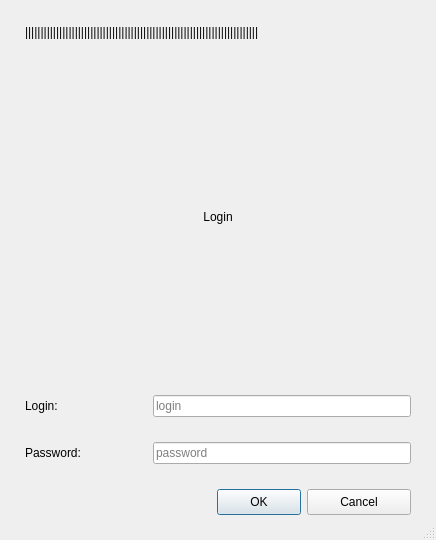
<?xml version="1.0" encoding="UTF-8"?>
<ui version="4.0">
 <class>Login</class>
 <widget class="QDialog" name="Login">
  <property name="geometry">
   <rect>
    <x>0</x>
    <y>0</y>
    <width>436</width>
    <height>540</height>
   </rect>
  </property>
  <property name="minimumSize">
   <size>
    <width>436</width>
    <height>540</height>
   </size>
  </property>
  <property name="maximumSize">
   <size>
    <width>725</width>
    <height>540</height>
   </size>
  </property>
  <property name="windowTitle">
   <string>Dialog</string>
  </property>
  <property name="sizeGripEnabled">
   <bool>true</bool>
  </property>
  <property name="modal">
   <bool>true</bool>
  </property>
  <layout class="QVBoxLayout" name="verticalLayout" stretch="0,1,1,1,0">
   <property name="spacing">
    <number>25</number>
   </property>
   <property name="leftMargin">
    <number>25</number>
   </property>
   <property name="topMargin">
    <number>25</number>
   </property>
   <property name="rightMargin">
    <number>25</number>
   </property>
   <property name="bottomMargin">
    <number>25</number>
   </property>
   <item>
    <widget class="QLabel" name="label">
     <property name="styleSheet">
      <string notr="true">font: 75 14pt &quot;MS Shell Dlg 2&quot;;</string>
     </property>
     <property name="text">
      <string>|||||||||||||||||||||||||||||||||||||||||||||||||||||||||||||||||||||||||||</string>
     </property>
    </widget>
   </item>
   <item>
    <widget class="QLabel" name="label_2">
     <property name="styleSheet">
      <string notr="true">font: 75 24pt &quot;MS Shell Dlg 2&quot;;</string>
     </property>
     <property name="text">
      <string>Login</string>
     </property>
     <property name="alignment">
      <set>Qt::AlignCenter</set>
     </property>
    </widget>
   </item>
   <item>
    <layout class="QHBoxLayout" name="horizontalLayout" stretch="2,5">
     <item>
      <widget class="QLabel" name="label_3">
       <property name="styleSheet">
        <string notr="true">font: 14pt &quot;MS Shell Dlg 2&quot;;</string>
       </property>
       <property name="text">
        <string>Login:</string>
       </property>
      </widget>
     </item>
     <item>
      <widget class="QLineEdit" name="lineEdit">
       <property name="styleSheet">
        <string notr="true">font: 14pt &quot;MS Shell Dlg 2&quot;;</string>
       </property>
       <property name="placeholderText">
        <string>login</string>
       </property>
      </widget>
     </item>
    </layout>
   </item>
   <item>
    <layout class="QHBoxLayout" name="horizontalLayout_2" stretch="2,5">
     <item>
      <widget class="QLabel" name="label_4">
       <property name="styleSheet">
        <string notr="true">font: 14pt &quot;MS Shell Dlg 2&quot;;</string>
       </property>
       <property name="text">
        <string>Password:</string>
       </property>
      </widget>
     </item>
     <item>
      <widget class="QLineEdit" name="lineEdit_2">
       <property name="styleSheet">
        <string notr="true">font: 14pt &quot;MS Shell Dlg 2&quot;;</string>
       </property>
       <property name="echoMode">
        <enum>QLineEdit::Password</enum>
       </property>
       <property name="placeholderText">
        <string>password</string>
       </property>
      </widget>
     </item>
    </layout>
   </item>
   <item>
    <widget class="QDialogButtonBox" name="buttonBox">
     <property name="styleSheet">
      <string notr="true">font: 14pt &quot;MS Shell Dlg 2&quot;;
padding:5px 32px;
</string>
     </property>
     <property name="orientation">
      <enum>Qt::Horizontal</enum>
     </property>
     <property name="standardButtons">
      <set>QDialogButtonBox::Cancel|QDialogButtonBox::Ok</set>
     </property>
    </widget>
   </item>
  </layout>
 </widget>
 <resources/>
 <connections>
  <connection>
   <sender>buttonBox</sender>
   <signal>accepted()</signal>
   <receiver>Login</receiver>
   <slot>accept()</slot>
   <hints>
    <hint type="sourcelabel">
     <x>248</x>
     <y>254</y>
    </hint>
    <hint type="destinationlabel">
     <x>157</x>
     <y>274</y>
    </hint>
   </hints>
  </connection>
  <connection>
   <sender>buttonBox</sender>
   <signal>rejected()</signal>
   <receiver>Login</receiver>
   <slot>reject()</slot>
   <hints>
    <hint type="sourcelabel">
     <x>316</x>
     <y>260</y>
    </hint>
    <hint type="destinationlabel">
     <x>286</x>
     <y>274</y>
    </hint>
   </hints>
  </connection>
 </connections>
</ui>
